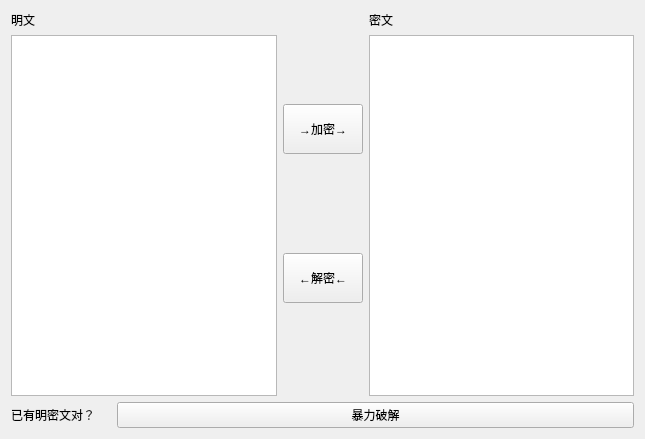
<?xml version="1.0" encoding="UTF-8"?>
<ui version="4.0">
 <class>Form</class>
 <widget class="QWidget" name="Form">
  <property name="windowModality">
   <enum>Qt::WindowModal</enum>
  </property>
  <property name="geometry">
   <rect>
    <x>0</x>
    <y>0</y>
    <width>645</width>
    <height>439</height>
   </rect>
  </property>
  <property name="windowTitle">
   <string>S-DES</string>
  </property>
  <layout class="QVBoxLayout" name="verticalLayout_4">
   <item>
    <layout class="QHBoxLayout" name="horizontalLayout_2">
     <item>
      <layout class="QVBoxLayout" name="verticalLayout_3">
       <item>
        <widget class="QLabel" name="label_Plain">
         <property name="text">
          <string>明文</string>
         </property>
        </widget>
       </item>
       <item>
        <widget class="QPlainTextEdit" name="PlainTextEdit">
         <property name="plainText">
          <string/>
         </property>
         <property name="placeholderText">
          <string>在此键入明文</string>
         </property>
        </widget>
       </item>
      </layout>
     </item>
     <item>
      <layout class="QVBoxLayout" name="verticalLayout">
       <item>
        <widget class="QPushButton" name="pBtn_Encrypt">
         <property name="sizePolicy">
          <sizepolicy hsizetype="Minimum" vsizetype="Maximum">
           <horstretch>0</horstretch>
           <verstretch>0</verstretch>
          </sizepolicy>
         </property>
         <property name="minimumSize">
          <size>
           <width>30</width>
           <height>50</height>
          </size>
         </property>
         <property name="maximumSize">
          <size>
           <width>16777215</width>
           <height>50</height>
          </size>
         </property>
         <property name="text">
          <string>→加密→</string>
         </property>
        </widget>
       </item>
       <item>
        <widget class="QPushButton" name="pBtn_Decrypt">
         <property name="sizePolicy">
          <sizepolicy hsizetype="Minimum" vsizetype="Maximum">
           <horstretch>0</horstretch>
           <verstretch>0</verstretch>
          </sizepolicy>
         </property>
         <property name="minimumSize">
          <size>
           <width>30</width>
           <height>0</height>
          </size>
         </property>
         <property name="maximumSize">
          <size>
           <width>16777215</width>
           <height>50</height>
          </size>
         </property>
         <property name="text">
          <string>←解密←</string>
         </property>
        </widget>
       </item>
      </layout>
     </item>
     <item>
      <layout class="QVBoxLayout" name="verticalLayout_2">
       <item>
        <widget class="QLabel" name="label_cipher">
         <property name="text">
          <string>密文</string>
         </property>
        </widget>
       </item>
       <item>
        <widget class="QTextBrowser" name="CipherTextBrowser"/>
       </item>
      </layout>
     </item>
    </layout>
   </item>
   <item>
    <layout class="QHBoxLayout" name="horizontalLayout">
     <item>
      <widget class="QLabel" name="label_Crack">
       <property name="sizePolicy">
        <sizepolicy hsizetype="Maximum" vsizetype="Preferred">
         <horstretch>0</horstretch>
         <verstretch>0</verstretch>
        </sizepolicy>
       </property>
       <property name="maximumSize">
        <size>
         <width>100</width>
         <height>16777215</height>
        </size>
       </property>
       <property name="text">
        <string>已有明密文对？</string>
       </property>
      </widget>
     </item>
     <item>
      <widget class="QPushButton" name="pushButton_3">
       <property name="text">
        <string>暴力破解</string>
       </property>
      </widget>
     </item>
    </layout>
   </item>
  </layout>
 </widget>
 <resources/>
 <connections/>
</ui>
